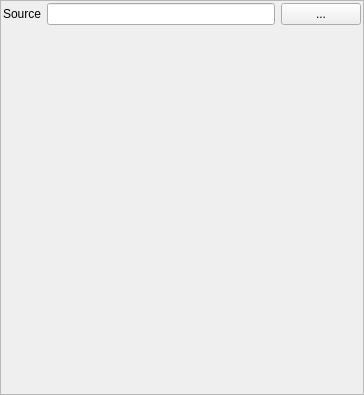
<?xml version="1.0" encoding="UTF-8"?>
<ui version="4.0">
 <class>PhysicsMeshWidget</class>
 <widget class="QFrame" name="PhysicsMeshWidget">
  <property name="geometry">
   <rect>
    <x>0</x>
    <y>0</y>
    <width>364</width>
    <height>395</height>
   </rect>
  </property>
  <property name="windowTitle">
   <string>Frame</string>
  </property>
  <property name="frameShape">
   <enum>QFrame::StyledPanel</enum>
  </property>
  <property name="frameShadow">
   <enum>QFrame::Raised</enum>
  </property>
  <layout class="QFormLayout" name="formLayout">
   <property name="leftMargin">
    <number>2</number>
   </property>
   <property name="topMargin">
    <number>2</number>
   </property>
   <property name="rightMargin">
    <number>2</number>
   </property>
   <property name="bottomMargin">
    <number>2</number>
   </property>
   <item row="0" column="0">
    <widget class="QLabel" name="label">
     <property name="text">
      <string>Source</string>
     </property>
    </widget>
   </item>
   <item row="0" column="1">
    <widget class="QWidget" name="widget" native="true">
     <layout class="QHBoxLayout" name="horizontalLayout">
      <property name="leftMargin">
       <number>0</number>
      </property>
      <property name="topMargin">
       <number>0</number>
      </property>
      <property name="rightMargin">
       <number>0</number>
      </property>
      <property name="bottomMargin">
       <number>0</number>
      </property>
      <item>
       <widget class="QLineEdit" name="sourceEdit"/>
      </item>
      <item>
       <widget class="QPushButton" name="browseButton">
        <property name="text">
         <string>...</string>
        </property>
       </widget>
      </item>
     </layout>
    </widget>
   </item>
  </layout>
 </widget>
 <resources/>
 <connections/>
</ui>
